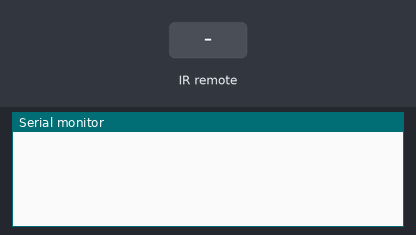
The sketch below on a simulated Arduino Uno, built with avr-gcc and run on an emulated ATmega328P. On the bench: the last lines printed to the serial monitor. Inputs (shaded band) come from the test bench.

Above: at 1.2 s.
1.3 s: infrared code 0xFF30CF received
At 2.5 s:
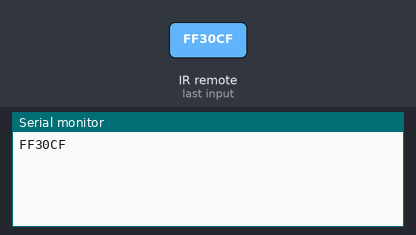
2.8 s: infrared code 0xFF10EF received
At 3.8 s:
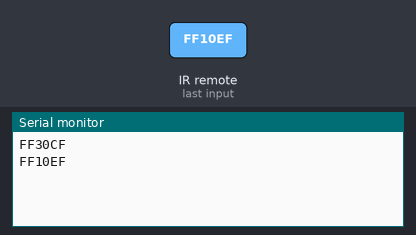
4.3 s: infrared code 0xFF18E7 received
At 5.0 s:
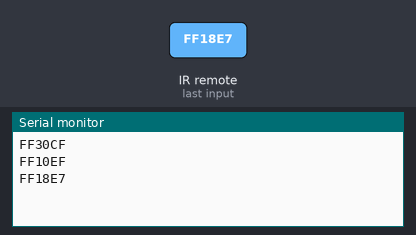
5.8 s: infrared code 0xFF38C7 received
At 6.1 s:
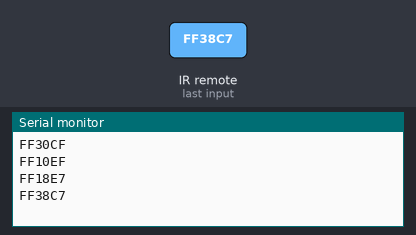
7.3 s: infrared code 0xFF7A85 received
At 8.5 s:
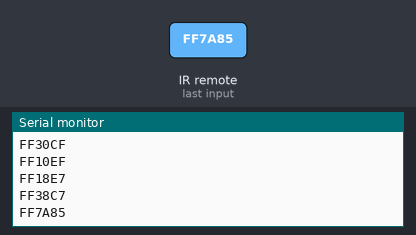
8.8 s: infrared code 0xFF5AA5 received
At 9.6 s:
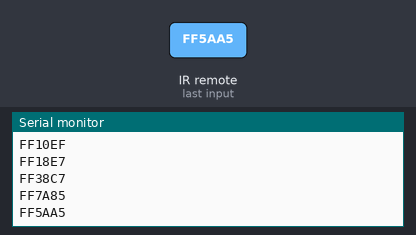

Measured:
- after the input at 1.3 s, the serial monitor: prints a new line at once (image 1)
- after the input at 2.8 s, the serial monitor: prints a new line at once (image 2)
- after the input at 4.3 s, the serial monitor: prints a new line at once (image 3)
- after the input at 5.8 s, the serial monitor: prints a new line at once (image 4)
- after the input at 7.3 s, the serial monitor: prints a new line at once (image 5)
- after the input at 8.8 s, the serial monitor: prints a new line at once (image 6)

The sketch:

Remote_controlled_RGB.ino
```cpp
#include <IRremote.h>
int IRp = 10;
IRrecv IReciever(IRp);
decode_results cmd;
int dt =  500;
byte value;
int RED = 5;
int GREEN = 6;
int BLUE = 7;
void setup() {
  // put your setup code here, to run once:
Serial.begin(9600);
IReciever.enableIRIn();
}

void loop() {
  // put your main code here, to run repeatedly:
while (IReciever.decode(&cmd)==0){
}
Serial.println( cmd.value,HEX);
delay(dt);
if (cmd.value== 0xFF30CF){
  digitalWrite(RED,1);
  }
  if (cmd.value== 0xFF10EF){
   digitalWrite(RED,0);
  }
if (cmd.value== 0xFF18E7){
   digitalWrite(GREEN,1);
  }
 if (cmd.value== 0xFF38C7){
   digitalWrite(GREEN,0);
  }
  if (cmd.value== 0xFF7A85){
   digitalWrite(BLUE,1);
  }
  if (cmd.value== 0xFF5AA5){
   digitalWrite(BLUE,0);
  }
IReciever.resume();
}
```
